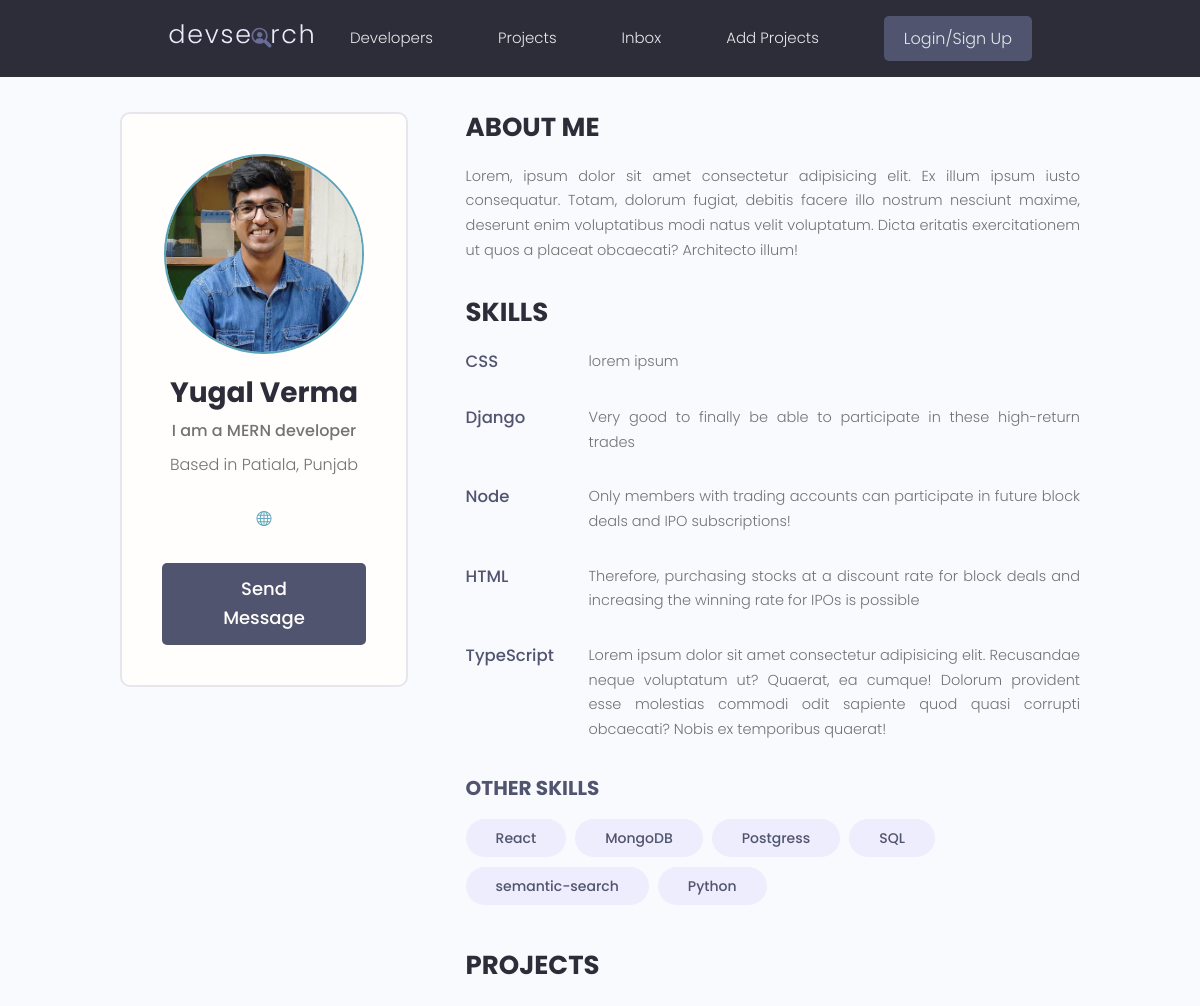
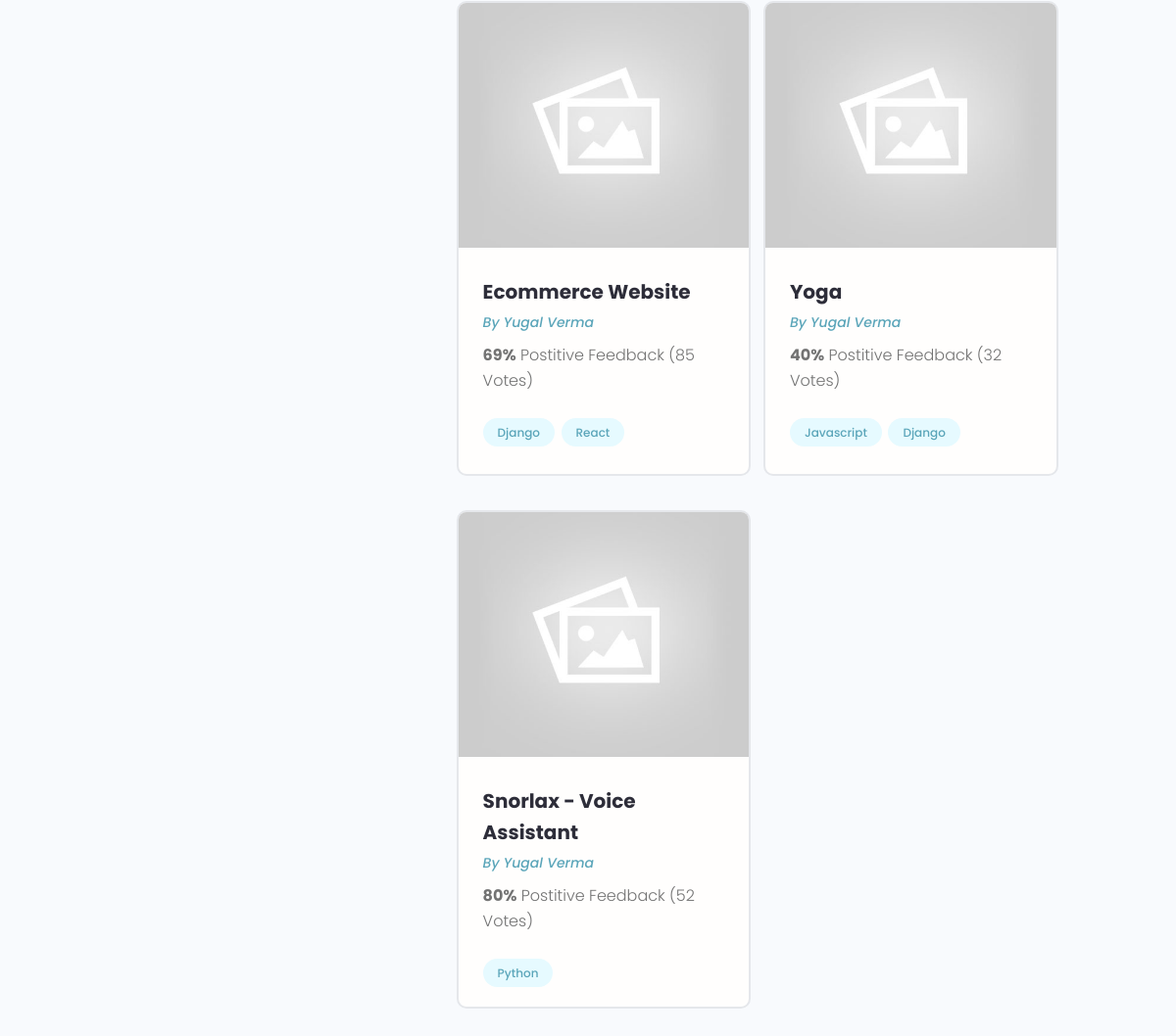
Screenshot of /profile/226f47e2-9a67-4103-93c8-61653e5b1633/ with the database file from the repository (2 pictures, top to bottom).
### users/models.py (models this page shows, shortened)
class Profile(models.Model):
    user = models.OneToOneField(User, on_delete=models.CASCADE,null=True, blank=True)
    name = models.CharField(max_length=200, blank=True,null=True)
    email = models.CharField(max_length=500, blank=True,null=True)
    username = models.CharField(max_length=200, blank=True,null=True)
    location = models.CharField(max_length=200, blank=True,null=True)
    short_intro = models.CharField(max_length = 500, blank=True,null=True)
    bio = models.TextField(blank=True,null=True)
    profile_image = models.ImageField(blank=True, null= True, default ='profiles/user-default.png', upload_to="profiles/")
    social_github = models.CharField(max_length=200, blank=True,null=True)
    social_twitter = models.CharField(max_length=200, blank=True,null=True)
    social_youtube = models.CharField(max_length=200, blank=True,null=True)
    social_linkedin = models.CharField(max_length=200, blank=True,null=True)
    social_website = models.CharField(max_length=200, blank=True,null=True)
    created = models.DateTimeField(auto_now_add=True)
    id = models.UUIDField(default=uuid.uuid4, unique=True, primary_key=True, editable=False)

class Skill(models.Model):
    owner = models.ForeignKey(Profile, on_delete=models.CASCADE, null=True, blank=True)
    name = models.CharField(max_length=200, blank=True, null=True)
    description = models.TextField(blank=True,null=True)
    created = models.DateTimeField(auto_now_add=True)
    id = models.UUIDField(default=uuid.uuid4, unique=True, primary_key=True, editable=False)

### projects/models.py (models this page shows, shortened)
class Project(models.Model):
    owner = models.ForeignKey(Profile,on_delete=models.SET_NULL,null=True,blank=True)
    title = models.CharField(max_length = 200)
    description = models.TextField(null=True, blank=True)
    featured_image = models.ImageField(blank= True, null=True, default='default.jpg')
    demo_link = models.CharField(max_length = 2000, null = True, blank=True)
    source_link = models.CharField(max_length = 200, blank=True, null=True)
    tags = models.ManyToManyField('Tag', blank=True)
    vote_total = models.IntegerField(default=0, blank=True, null=True)
    vote_ratio = models.IntegerField(default=0, blank=True, null=True)
    created = models.DateTimeField(auto_now_add=True)
    id = models.UUIDField(default=uuid.uuid4, unique=True, primary_key=True, editable=False)

class Tag(models.Model):
    name = models.CharField(max_length = 200)
    created = models.DateTimeField(auto_now_add=True)
    id = models.UUIDField(default=uuid.uuid4, unique=True, primary_key=True, editable=False)
    def __str__(self):
        return self.name

### users/views.py (the view)
# urls.py: path('profile/<str:pk>/', views.userProfile, name='user-profile'),
def userProfile(request,pk):
    profile = Profile.objects.get(id=pk)
    topSkills = profile.skill_set.exclude(description__exact="")
    otherSkills = profile.skill_set.filter(description = "")
    context = {'profile': profile,'topSkills':topSkills,'otherSkills':otherSkills}
    return render(request, 'users/user_profile.html', context)

### users/templates/users/user_profile.html (shortened to what this page needs)
{% extends "main.html" %}
{% block content %}
    <main class="profile my-md">
    <div class="container">
      <div class="layout">
        <div class="column column--1of3">
          <div class="card text-center">
            <div class="card__body dev">
              <img class="avatar avatar--xl" src="{{profile.profile_image.url}}" />
              <h2 class="dev__name">{{profile.name}} </h2>
              <p class="dev__title">{{profile.short_intro}}</p>
              <p class="dev__location">Based in {{profile.location}}</p>
              <ul class="dev__social">
                {% if profile.social_website %}
                <li>
                  <a title="Personal Website" href="{{profile.social_website}}" target="_blank"><i class="bi bi-globe"></i></a>
                </li>
                {% endif %}
              </ul>
              <a href="#" class="btn btn--sub btn--lg">Send Message </a>
            </div>
          </div>
        </div>
        <div class="column column--2of3">
          <div class="devInfo">
            <h3 class="devInfo__title">About Me</h3>
            <p class="devInfo__about">
                {{profile.bio}}
            </p>
          </div>
          <div class="devInfo">
            <h3 class="devInfo__title">Skills</h3>
            <div class="devInfo__skills">
                {% for skill in topSkills %}
              <div class="devSkill">
                <h4 class="devSkill__title">{{skill.name}}</h4>
                <p class="devSkill__info">
                  {{skill.description}}
                </p>
              </div>
                {% endfor %}
              <h3 class="devInfo__subtitle">Other Skills</h3>
              <div class="devInfo__otherSkills">
                {% for skill in otherSkills %}
                <span class="tag tag--pill tag--sub tag--lg">
                  <small>{{skill.name}}</small>
                </span>
                {% endfor %}
              </div>
            </div>
          </div>
          <div class="devInfo">
            <h3 class="devInfo__title">Projects</h3>
            <div class="grid grid--two">
              {% for project in profile.project_set.all %}
              <div class="column">
                <div class="card project">
                  <a href="{% url 'project' project.id %}" class="project">
                    <img class="project__thumbnail" src="{{project.featured_image.url}}" alt="project thumbnail" />
                    <div class="card__body">
                      <h3 class="project__title">{{project.title}}</h3>
                      <p><a class="project__author" href="{% url 'user-profile' project.owner.id %}">By {{project.owner.name}}</a></p>
                      <p class="project--rating">
                        <span style="font-weight: bold;">{{project.vote_ratio}}%</span> Postitive
                        Feedback ({{project.vote_total}} Vote{{project.vote_total|pluralize:"s"}})
                      </p>
                      <div class="project__tags">
                        {% for tag in project.tags.all %}
                        <span class="tag tag--pill tag--main">
                          <small>{{tag}}</small>
                        </span>
                        {% endfor %}
                      </div>
                    </div>
                  </a>
                </div>
              </div>
              {% endfor %}
            </div>
          </div>
        </div>
      </div>
    </div>
  </main>
{% endblock content %}

### static/styles/app.css (style rules this page uses)
:root { --color-sub: #2d2d39; }
.btn--sub { background-color: var(--color-sub-light); }
.card { border: 2px solid var(--color-light); }
img { width: 100%; }
.profile .card > .dev { padding: 4rem; }
.dev__name { color: var(--color-sub); font-size: 2.8rem; font-weight: 700; margin-top: 1rem; margin-bottom: 0.5rem; }
.dev__title { font-size: 1.6rem; font-weight: 500; line-height: 1.3; }
.dev__location { margin-top: 1rem; }
.dev__social { margin: 3rem 0; list-style: none; display: flex; justify-content: center; gap: 1.5rem; }
.dev__social > li > a > i { width : 5rem; }
.devInfo { margin-bottom: 3rem; }
.devInfo__title, .devInfo__subtitle { font-size: 2.6rem; color: var(--color-sub); text-transform: uppercase; font-weight: 700; margin-bottom: 1.5rem; }
.devInfo__subtitle { font-size: 2rem; color: var(--color-sub-light); }
.devInfo__about, .devSkill__info { font-size: 1.45rem; line-height: 1.7; text-align: justify; }
.devSkill { margin-bottom: 3rem; }
.devSkill__title { font-size: 1.65rem; font-weight: 500; color: var(--color-sub-light); }
@media screen and (min-width: 700px) { .devSkill { display: flex; justify-content: space-between; gap: 3rem; } }
@media screen and (min-width: 700px) { .devSkill__info { flex-basis: 80%; } }
.project__author { font-size: 1.4rem; font-style: italic; }
.project--rating { margin-bottom: 1.6em; margin-top: .5em; }
.project__thumbnail { height: 25rem; object-fit: cover; object-position: top center; }
.project__title { font-size: 2rem; font-weight: 700; color: var(--color-sub); }

### static/uikit/styles/modules/_variables.css (style rules this page uses)
:root { --color-main: #5aa5b9; --color-main-light: #e6faff; --color-sub: #3f4156; --color-sub-light: #51546e; --color-sub-lighter: #ededfd; --color-text: #737373; --color-gray: #8b8b8b; --color-light: #e5e7eb; --color-light-gray: #767676; --color-bg: #f8fafd; --color-white: #fffefd; --color-white-light: #f3f3f3; --color-success: #359e64; --color-success-bg: #def8e8; --color-error: #fc4b0b; --color-error-bg: #fff2ee; --font-base: 'Poppins', arial, helvetica, 'Segoe UI', roboto, ubuntu, sans-serif; --font-monospace: 'Fira Code', 'Courier New', courier, monospace; --font-regular: 300; --font-medium: 500; --font-bold: 700; --generic-shadow: 1px 1px 5px #00000010; --generic-transition: all 0.3s ease-in-out; }

### static/uikit/styles/modules/_base.css (style rules this page uses)
* { margin: 0; padding: 0; box-sizing: border-box; text-rendering: optimizeLegibility; color: inherit; font-size: inherit; }
html { font-size: 50%; }
@media only screen and (min-width: 480px) { html { font-size: 56.25%; } }
@media only screen and (min-width: 1200px) { html { font-size: 62.5%; } }
body { line-height: 1.6; font-weight: 400; font-size: 1.5rem; color: var(--color-text); background-color: var(--color-bg); min-height: 100vh; }

### static/uikit/styles/modules/_typography.css (style rules this page uses)
* { font-family: var(--font-base); }
h2 { font-size: 3.6rem; font-weight: var(--font-bold); }
h3 { font-size: 3.2rem; font-weight: var(--font-medium); }
h4 { font-size: 2.8rem; font-weight: var(--font-medium); }
p, span, strong { font-size: 1.6rem; color: var(--color-text); font-weight: var(--font-regular); }
a { padding-bottom: 2px; text-decoration: none; display: inline-block; color: var(--color-main); font-weight: var(--font-medium); }

### static/uikit/styles/modules/_utilities.css (style rules this page uses)
.container { width: 92%; max-width: 165rem; margin: 0 auto; box-sizing: border-box; }
@media screen and (min-width: 1000px) { .container { width: 90%; } }
@media screen and (min-width: 1200px) { .container { width: 80%; } }
.text-center { text-align: center; }
.my-md { margin: 3rem auto; }

### static/uikit/styles/modules/_avatar.css (style rules this page uses)
.avatar { border-radius: 50%; border: 2px solid var(--color-main); object-fit: cover; }
.avatar--xl { height: 20rem; width: 20rem; }

### static/uikit/styles/modules/_button.css (style rules this page uses)
.btn { display: inline-block; position: relative; cursor: pointer; background-color: var(--color-light); font-weight: var(--font-medium); color: var(--color-sub); text-decoration: none; padding: 1rem 2rem; border-radius: 0.5rem; border: none; width: -webkit-fit-content; width: -moz-fit-content; width: fit-content; height: -webkit-fit-content; height: -moz-fit-content; height: fit-content; font-size: 1.6rem; outline-width: 0; outline-color: transparent; -webkit-backface-visibility: hidden; backface-visibility: hidden; transition: all 0.3s ease-in-out; }
.btn--sub { background-color: var(--color-sub); color: var(--color-white); }
.btn--lg { font-size: 1.8rem; padding: 1.2rem 4.5rem; }

### static/uikit/styles/modules/_card.css (style rules this page uses)
.card { border-radius: 1rem; background-color: var(--color-white); border: 1.5px solid var(--color-light); width: auto; height: auto; margin-top: 0.5rem; margin-bottom: 0.5rem; overflow: hidden; }
.card__body, .card__header { padding: 2rem 2.5rem; }

### rows the page displays
Profile: profile_image (picture), name "Yugal Verma", short_intro "I am a MERN developer", location "Patiala, Punjab", bio "Lorem, ipsum dolor sit amet consectetur adipisicing elit. Ex illum ipsum iusto consequatur. Totam, dolorum fugiat, debitis facere illo nostrum nesciunt maxime, deserunt enim voluptatibus modi natus velit voluptatum. Dicta eritatis exercitationem ut quos a placeat obcaecati? Architecto illum!"
Skill: name "CSS", description "lorem ipsum"
Skill: name "Django", description "Very good to finally be able to participate in these high-return trades"
Skill: name "Node", description "Only members with trading accounts can participate in future block deals and IPO subscriptions!"
Skill: name "HTML", description "Therefore, purchasing stocks at a discount rate for block deals and increasing the winning rate for IPOs is possible"
Skill: name "TypeScript", description "Lorem ipsum dolor sit amet consectetur adipisicing elit. Recusandae neque voluptatum ut? Quaerat, ea cumque! Dolorum provident esse molestias commodi odit sapiente quod quasi corrupti obcaecati? Nobis ex temporibus quaerat!"
Skill: name "React"
Skill: name "MongoDB"
Skill: name "Postgress"
Skill: name "SQL"
Skill: name "semantic-search"
Skill: name "Python"
Project: featured_image (placeholder picture), title "Ecommerce Website", owner.name "Yugal Verma", vote_ratio "69", vote_total "85"
Tag: name "Django"
Tag: name "React"
Project: featured_image (placeholder picture), title "Yoga", owner.name "Yugal Verma", vote_ratio "40", vote_total "32"
Tag: name "Javascript"
Project: featured_image (placeholder picture), title "Snorlax - Voice Assistant", owner.name "Yugal Verma", vote_ratio "80", vote_total "52"
Tag: name "Python"
